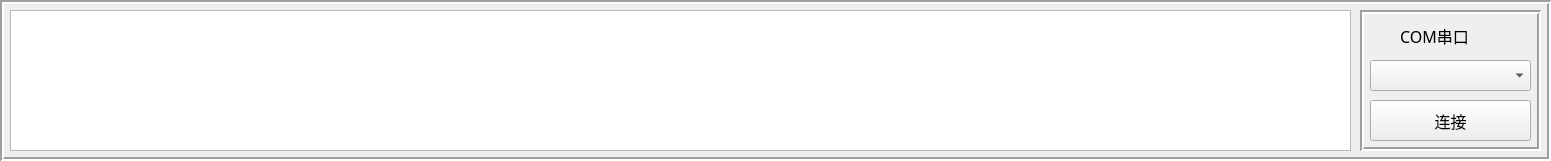
   <widget class="QFrame" name="frame">
    <property name="geometry">
     <rect>
      <x>10</x>
      <y>10</y>
      <width>1551</width>
      <height>161</height>
     </rect>
    </property>
    <property name="frameShape">
     <enum>QFrame::Box</enum>
    </property>
    <property name="frameShadow">
     <enum>QFrame::Sunken</enum>
    </property>
    <property name="lineWidth">
     <number>2</number>
    </property>
    <widget class="QTextEdit" name="textEdit_systemNews">
     <property name="geometry">
      <rect>
       <x>10</x>
       <y>10</y>
       <width>1341</width>
       <height>141</height>
      </rect>
     </property>
     <property name="font">
      <font>
       <family>微软雅黑</family>
       <pointsize>12</pointsize>
      </font>
     </property>
    </widget>
    <widget class="QFrame" name="frame_15">
     <property name="geometry">
      <rect>
       <x>1360</x>
       <y>10</y>
       <width>181</width>
       <height>141</height>
      </rect>
     </property>
     <property name="frameShape">
      <enum>QFrame::Box</enum>
     </property>
     <property name="frameShadow">
      <enum>QFrame::Sunken</enum>
     </property>
     <property name="lineWidth">
      <number>2</number>
     </property>
     <widget class="QComboBox" name="comboBox_portcheck">
      <property name="geometry">
       <rect>
        <x>10</x>
        <y>50</y>
        <width>161</width>
        <height>31</height>
       </rect>
      </property>
      <property name="font">
       <font>
        <family>微软雅黑</family>
        <pointsize>12</pointsize>
       </font>
      </property>
     </widget>
     <widget class="QLabel" name="label_23">
      <property name="geometry">
       <rect>
        <x>40</x>
        <y>10</y>
        <width>91</width>
        <height>31</height>
       </rect>
      </property>
      <property name="font">
       <font>
        <family>微软雅黑</family>
        <pointsize>12</pointsize>
       </font>
      </property>
      <property name="text">
       <string>COM串口</string>
      </property>
     </widget>
     <widget class="QPushButton" name="pushButton_portcom">
      <property name="geometry">
       <rect>
        <x>10</x>
        <y>90</y>
        <width>161</width>
        <height>41</height>
       </rect>
      </property>
      <property name="font">
       <font>
        <family>微软雅黑</family>
        <pointsize>12</pointsize>
       </font>
      </property>
      <property name="text">
       <string>连接</string>
      </property>
     </widget>
    </widget>
   </widget>
